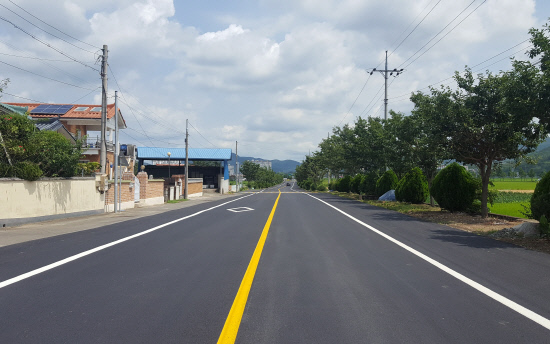
//> input picture F458/dsp/ccs_backup1/sunggu/sample.jpg, 550 x 344 px
$ ./roi_sobel   (built with g++ and OpenCV 4)
//> lines starting //> are read from the running program, lines starting //| are printed output that depends on the picture; after the words box and inside, x2 and y2 are one past the last pixel; in counts of white or black regions, pixels touching at a corner belong together
//> further down, img is the input picture: 344 rows x 550 cols, CV_8UC3; mean B, G, R 132.7, 130.8, 125.4
#include <opencv2/highgui/highgui.hpp>
#include <opencv2/opencv.hpp>
#include <iostream>
#include <stdio.h>

using namespace cv;
using namespace std;


Mat custom_roi(Mat img)
{
	Mat output;
	Mat mask = Mat::zeros(img.size(), img.type());

	Point pts[5]={
		Point(217, 189),
		Point(316, 189),
		Point(543, 322),
		Point(10, 322),
		Point(10,257)
		};

	fillConvexPoly(mask, pts, 5, Scalar(255, 255, 255));
	bitwise_and(img, mask, output);

	return output;
}

Mat edge_detect(Mat blur)
{
	Mat output;

	cvtColor(blur, output, COLOR_RGB2GRAY);
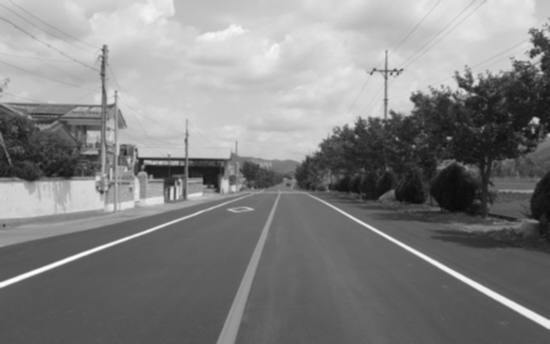
//> output: 344 rows x 550 cols, CV_8UC1; min 10, max 253, mean 130.8
	threshold(output, output, 110, 255, THRESH_BINARY);
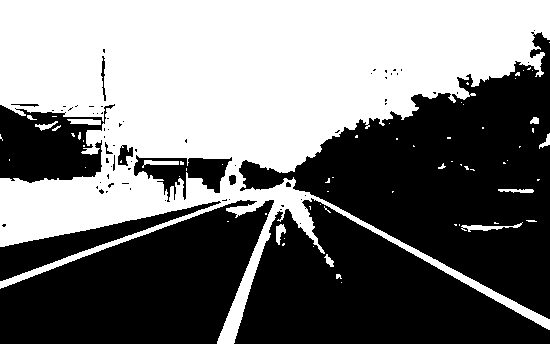
//> output: 344 rows x 550 cols, CV_8UC1; 46.6% white; 68 white regions (54 under 20 px), largest, box (x1, y1, x2, y2) and area: (0, 0, 550, 344) 86697, (461, 222, 523, 232) 217, (67, 119, 101, 125) 163

	Point anchor = Point(-1, -1);
	Mat kernel = Mat(1, 3, CV_32F);

	kernel.at<float>(0, 0) = -1;
	kernel.at<float>(0, 1) = 0;
	kernel.at<float>(0, 2) = 1;

	filter2D(output, output, -1, kernel, anchor, 0, BORDER_DEFAULT);
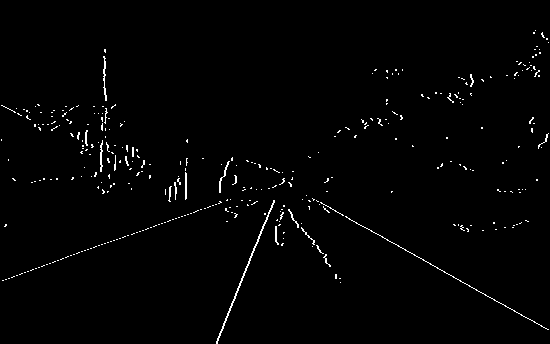
//> output: 344 rows x 550 cols, CV_8UC1; 1.3% white in thin lines or dots

	return output;
}

int main(int argc, char **argv)
{
	Mat img = imread("sample.jpg", -1);
	Mat blur;
	Mat edge;
	Mat croi;

	GaussianBlur(img, blur, Size(3, 3), 0, 0);

	edge = edge_detect(blur);
	croi = custom_roi(edge);
//> in custom_roi, `fillConvexPoly(mask, pts, 5, Scalar(255, 255, 255));`:
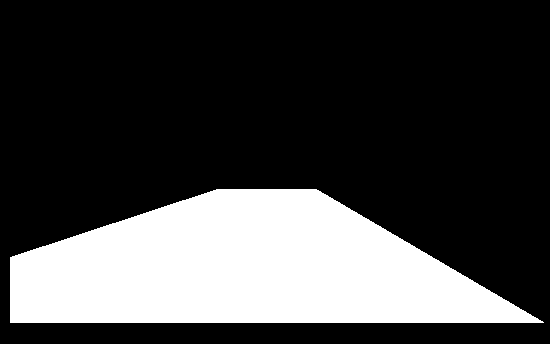
//> mask: 344 rows x 550 cols, CV_8UC1; 26.1% white; 1 white region, box (x1, y1, x2, y2) and area: (10, 189, 544, 323) 49322
//> in custom_roi, `bitwise_and(img, mask, output);`:
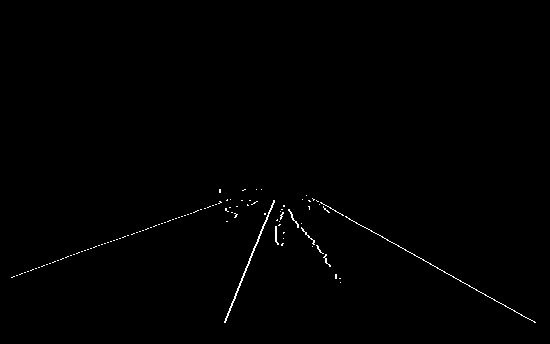
//> output: 344 rows x 550 cols, CV_8UC1; 0.5% white in thin lines or dots, all inside (x1, y1, x2, y2) = (11, 189, 536, 323)


	imwrite("org_img.jpg", img);
	imwrite("sobel_roi.jpg", croi);

	imshow("Origin Image", img);
	imshow("Filtered Image", croi);

	waitKey(0);

	destroyWindow("Origin Image");
	destroyWindow("Filtered Image");

	return 0;
}
